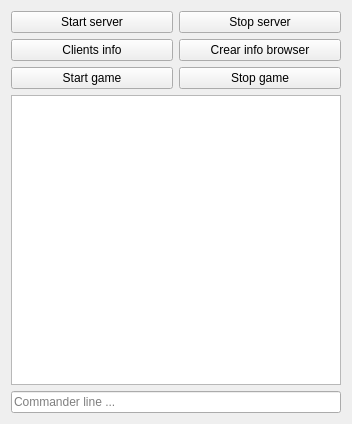
<?xml version="1.0" encoding="UTF-8"?>
<ui version="4.0">
 <class>Widget</class>
 <widget class="QWidget" name="Widget">
  <property name="geometry">
   <rect>
    <x>0</x>
    <y>0</y>
    <width>352</width>
    <height>424</height>
   </rect>
  </property>
  <property name="windowTitle">
   <string>Server</string>
  </property>
  <layout class="QGridLayout" name="gridLayout">
   <item row="1" column="1">
    <widget class="QPushButton" name="clearInfo_pushButton">
     <property name="text">
      <string>Crear info browser</string>
     </property>
    </widget>
   </item>
   <item row="2" column="1">
    <widget class="QPushButton" name="stop_game_pushButton">
     <property name="text">
      <string>Stop game</string>
     </property>
    </widget>
   </item>
   <item row="0" column="0">
    <widget class="QPushButton" name="startServer_pushButton">
     <property name="text">
      <string>Start server</string>
     </property>
    </widget>
   </item>
   <item row="0" column="1">
    <widget class="QPushButton" name="stopServer_pushButton">
     <property name="text">
      <string>Stop server</string>
     </property>
    </widget>
   </item>
   <item row="3" column="0" colspan="2">
    <widget class="QTextBrowser" name="info_textBrowser"/>
   </item>
   <item row="2" column="0">
    <widget class="QPushButton" name="start_game_pushButton">
     <property name="text">
      <string>Start game</string>
     </property>
    </widget>
   </item>
   <item row="1" column="0">
    <widget class="QPushButton" name="clients_pushButton">
     <property name="text">
      <string>Clients info</string>
     </property>
    </widget>
   </item>
   <item row="4" column="0" colspan="2">
    <widget class="QLineEdit" name="lineEdit">
     <property name="text">
      <string/>
     </property>
     <property name="placeholderText">
      <string>Commander line ...</string>
     </property>
    </widget>
   </item>
  </layout>
 </widget>
 <layoutdefault spacing="6" margin="11"/>
 <resources/>
 <connections/>
</ui>
